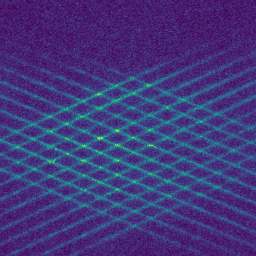
#> input picture Data/Source/source_25.png, 256 x 256 px; the run also reads 1 picture not shown here
$ python 'Histogram Matching.py'
#> lines starting #> are read from the running program, lines starting #| are printed output that depends on the picture
from skimage import exposure, io
import numpy as np

source_path = '../Data/Source/source_25.png'
target_path = '../Data/Target/target_25.png'
template_path = '../Data/Template/template25.png'

# Load images
raw_source = io.imread(source_path)
#> raw_source is the input picture: shape (256, 256, 4); mean R, G, B, A 65.3, 55, 123.4, 255
raw_target = io.imread(target_path)
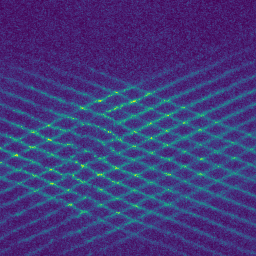
#> input picture Data/Target/target_25.png, 256 x 256 px
#> raw_target is the input picture: shape (256, 256, 4); mean R, G, B, A 64.7, 57.3, 123.5, 255
raw_template = io.imread(template_path)

# Perform histogram matching
matched_image = exposure.match_histograms(raw_target, raw_template)
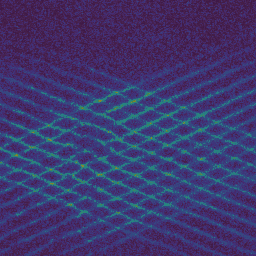
#> matched_image: shape (256, 256, 4) float64; mean R, G, B, A 61.7, 55.3, 110.1, 253; transparent parts drawn white
matched_image = exposure.rescale_intensity(matched_image, out_range=np.uint8).astype(np.uint8)
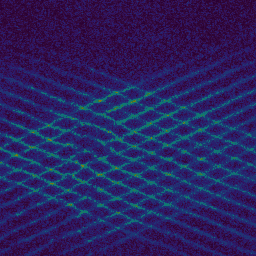
#> matched_image: shape (256, 256, 4); mean R, G, B, A 41.4, 34.3, 95.4, 255
# Display or save the matched image
io.imshow(matched_image)
io.show()

# Optionally, save the matched image
io.imsave('../Data/Target/target_25_new.png', matched_image)
